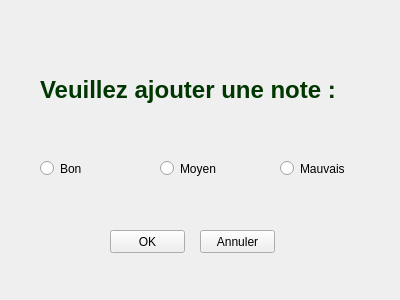
<?xml version="1.0" encoding="UTF-8"?>
<ui version="4.0">
 <class>Note</class>
 <widget class="QWidget" name="Note">
  <property name="geometry">
   <rect>
    <x>0</x>
    <y>0</y>
    <width>400</width>
    <height>300</height>
   </rect>
  </property>
  <property name="windowTitle">
   <string>Form</string>
  </property>
  <property name="autoFillBackground">
   <bool>true</bool>
  </property>
  <widget class="QLabel" name="label">
   <property name="geometry">
    <rect>
     <x>40</x>
     <y>50</y>
     <width>331</width>
     <height>81</height>
    </rect>
   </property>
   <property name="text">
    <string>&lt;html&gt;&lt;head/&gt;&lt;body&gt;&lt;p&gt;&lt;span style=&quot; font-size:18pt; font-weight:600; color:#003600;&quot;&gt;Veuillez ajouter une note :&lt;/span&gt;&lt;/p&gt;&lt;/body&gt;&lt;/html&gt;</string>
   </property>
  </widget>
  <widget class="QRadioButton" name="bon">
   <property name="geometry">
    <rect>
     <x>40</x>
     <y>160</y>
     <width>82</width>
     <height>17</height>
    </rect>
   </property>
   <property name="text">
    <string>Bon</string>
   </property>
  </widget>
  <widget class="QRadioButton" name="moyen">
   <property name="geometry">
    <rect>
     <x>160</x>
     <y>160</y>
     <width>82</width>
     <height>17</height>
    </rect>
   </property>
   <property name="text">
    <string>Moyen</string>
   </property>
  </widget>
  <widget class="QRadioButton" name="mauvais">
   <property name="geometry">
    <rect>
     <x>280</x>
     <y>160</y>
     <width>82</width>
     <height>17</height>
    </rect>
   </property>
   <property name="text">
    <string>Mauvais</string>
   </property>
  </widget>
  <widget class="QPushButton" name="ok">
   <property name="geometry">
    <rect>
     <x>110</x>
     <y>230</y>
     <width>75</width>
     <height>23</height>
    </rect>
   </property>
   <property name="text">
    <string>OK</string>
   </property>
  </widget>
  <widget class="QPushButton" name="pushButton_2">
   <property name="geometry">
    <rect>
     <x>200</x>
     <y>230</y>
     <width>75</width>
     <height>23</height>
    </rect>
   </property>
   <property name="text">
    <string>Annuler</string>
   </property>
  </widget>
 </widget>
 <resources/>
 <connections/>
</ui>
